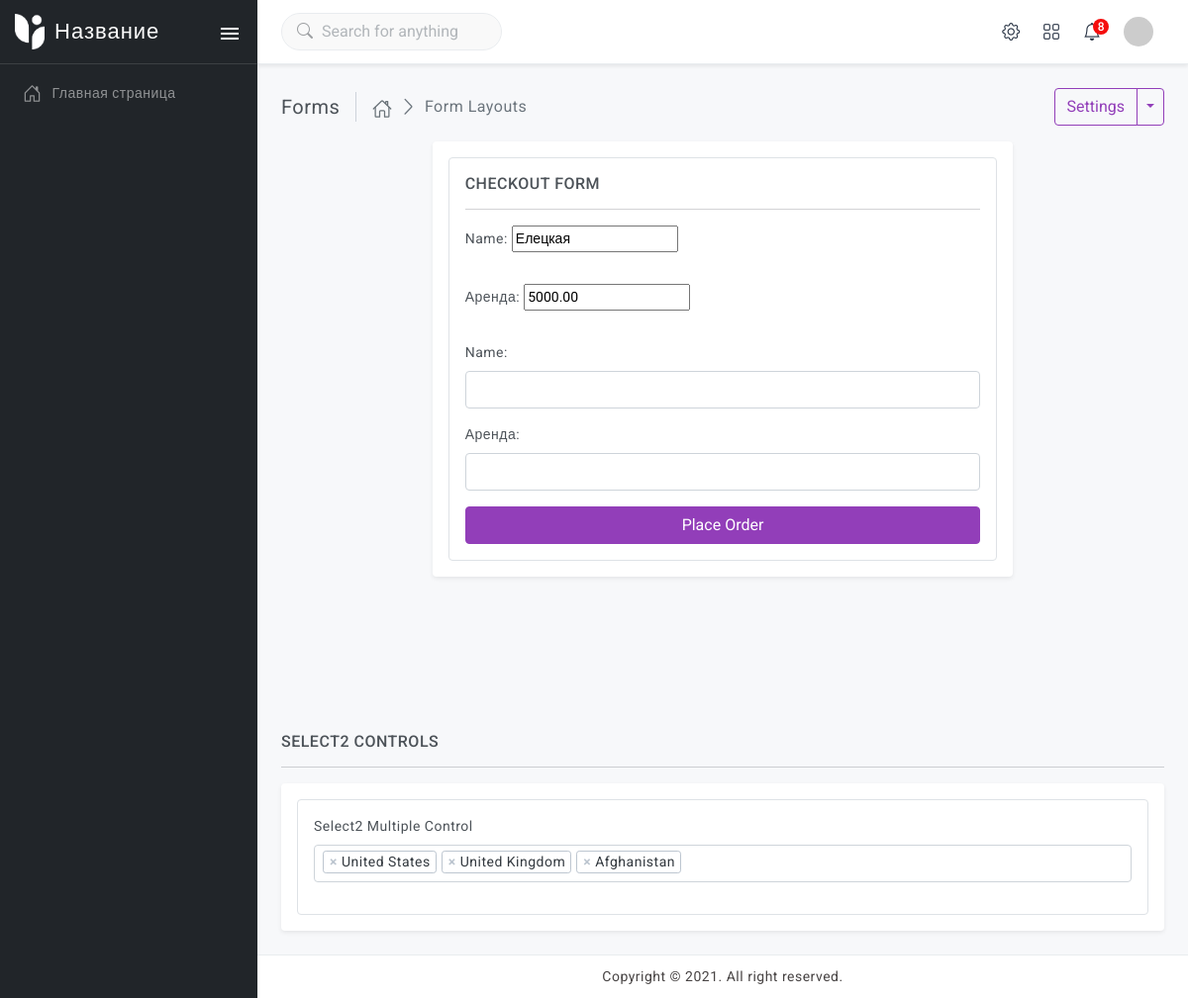
The page /update/2/ on the database as committed earlier.
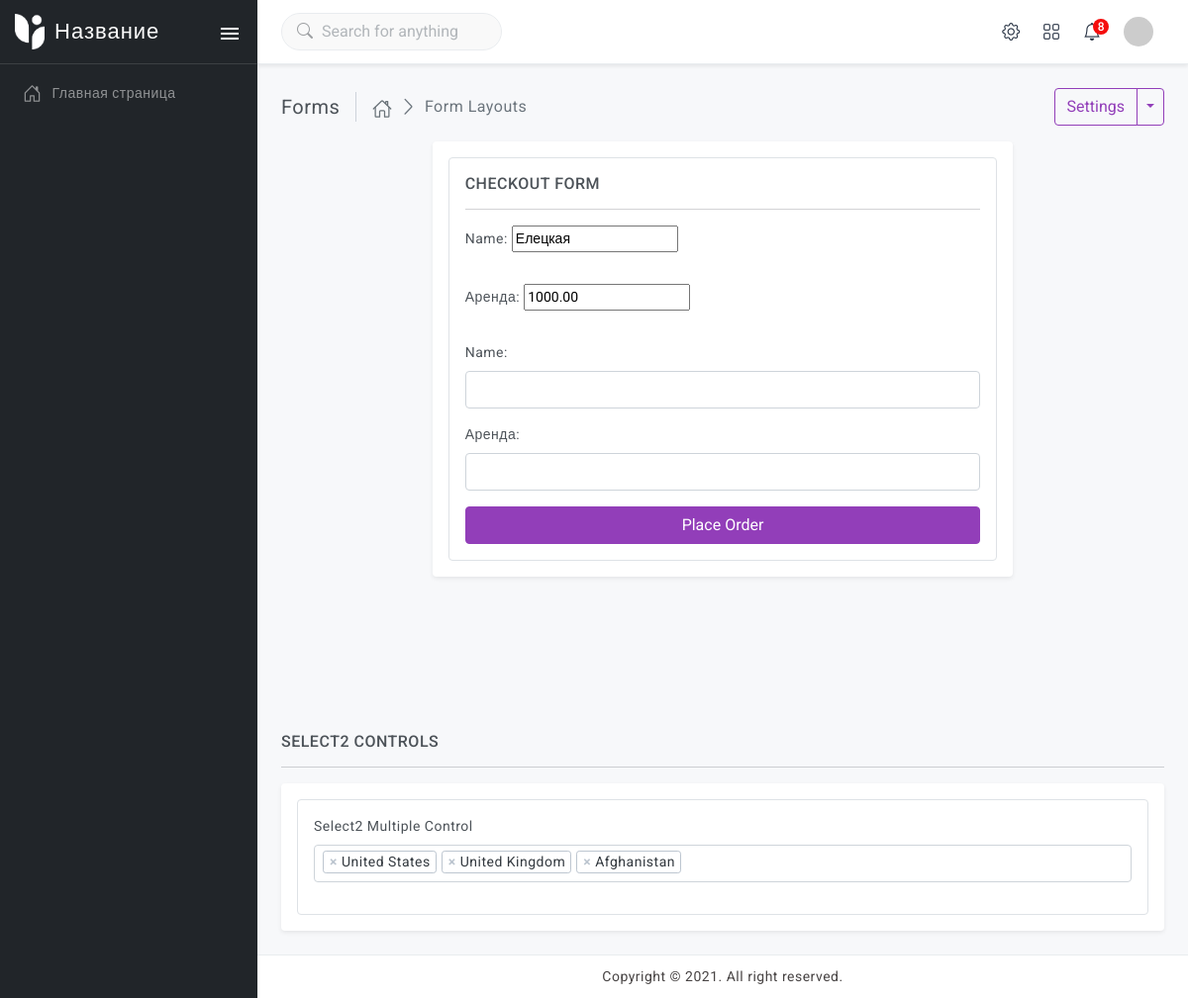
The same page on the database as committed later.
### vend/models.py (models this page shows, shortened)
class Address(models.Model):
    name = models.CharField(max_length=200)
    slug = models.SlugField(max_length=200, blank=True, null=True,)
    uuid = models.UUIDField( blank=True, null=True,)
    created_at = models.DateTimeField(auto_now=True)
    created = models.DateTimeField(auto_now_add=True)
    to_rent = models.DecimalField('Аренда', max_digits=10, decimal_places=2, blank=True, null=True, )
    publish = models.DateTimeField(default=timezone.now, blank=True, null=True, )
    class Meta:
        verbose_name = 'Адрес'
        verbose_name_plural = 'Адреса'

### vend/views.py (the view, shortened to what this page needs)
# urls.py: path('update/<int:pk>/', AddressUpdate.as_view(), name='address_update'),
class AddressUpdate(UpdateView):
    model = Address
    fields = ['name', 'to_rent']
    success_url = reverse_lazy('/')
    template_name = 'vend/address_update.html'
    context_object_name = 'address'

### vend/templates/vend/address_update.html (shortened to what this page needs)
{% extends 'base.html' %}
{% block content %}
    <link href="assets/css/bootstrap-extended.css" rel="stylesheet">
    <div class="page-content-wrapper">
        <div class="page-content">
            <div class="page-breadcrumb d-none d-sm-flex align-items-center mb-3">
                <div class="breadcrumb-title pe-3">Forms</div>
                <div class="ps-3">
                    <nav aria-label="breadcrumb">
                        <ol class="breadcrumb mb-0 p-0 align-items-center">
                            <li class="breadcrumb-item"><a href="javascript:;">
                                <ion-icon name="home-outline"></ion-icon>
                            </a>
                            </li>
                            <li class="breadcrumb-item active" aria-current="page">Form Layouts</li>
                        </ol>
                    </nav>
                </div>
                <div class="ms-auto">
                    <div class="btn-group">
                        <button type="button" class="btn btn-outline-primary">Settings</button>
                        <button type="button"
                                class="btn btn-outline-primary split-bg-primary dropdown-toggle dropdown-toggle-split"
                                data-bs-toggle="dropdown"><span class="visually-hidden">Toggle Dropdown</span>
                        </button>
                    </div>
                </div>
            </div>
            <div class="row">
                <div class="col-xl-8 mx-auto">
                    <div class="card">
                        <div class="card-body">
                            <div class="border p-3 rounded">
                                <h6 class="mb-0 text-uppercase">Checkout Form</h6>
                                <hr>
                                <form class="row g-3" method="post">
                                    {{ form.as_p }}                                    {% for field in form %}
                                    <div class="col-12">
                                        <label class="form-label" for="id_name">{{ field.label_tag }}</label>
                                        <input type="text" class="form-control" id="id_name">
                                    </div>
                                {% endfor %}
                                    <div class="col-12">
                                        <div class="d-grid">
                                            <button type="submit" class="btn btn-primary">Place Order</button>
                                        </div>
                                    </div>
                                </form>
                            </div>
                        </div>
                    </div>
                </div>
            </div>
        </div>
    </div>
    <div class="page-content-wrapper">
        <div class="page-content">
            <div class="row">
                <div class="col-xl-12 mx-auto">
                    <h6 class="mb-0 text-uppercase">Select2 Controls</h6>
                    <hr/>
                    <div class="card">
                        <div class="card-body">
                            <div class="border p-3 rounded">
                                <div class="mb-3">
                                    <label class="form-label">Select2 Multiple Control</label>
                                </div>
                            </div>
                        </div>
                    </div>
                </div>
            </div>
        </div>
    </div>
{% endblock content %}

Rows that differ between the two databases and show on the page:
changed Address "Елецкая": to_rent "5000.00" → "1000.00"
